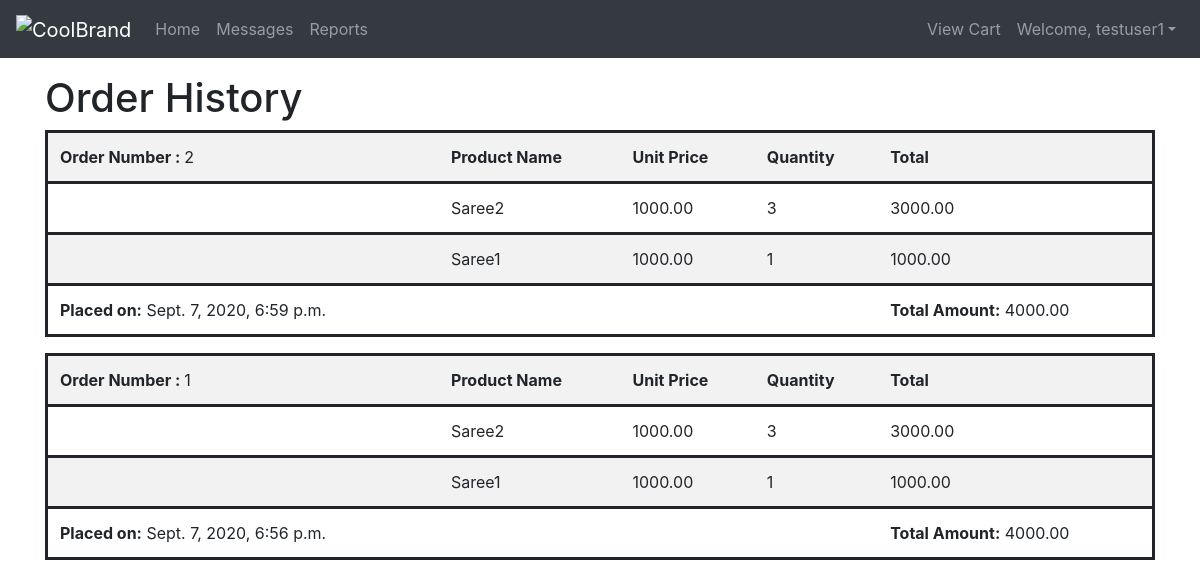
Page /order/order_list/ (signed in) on the earlier database version.
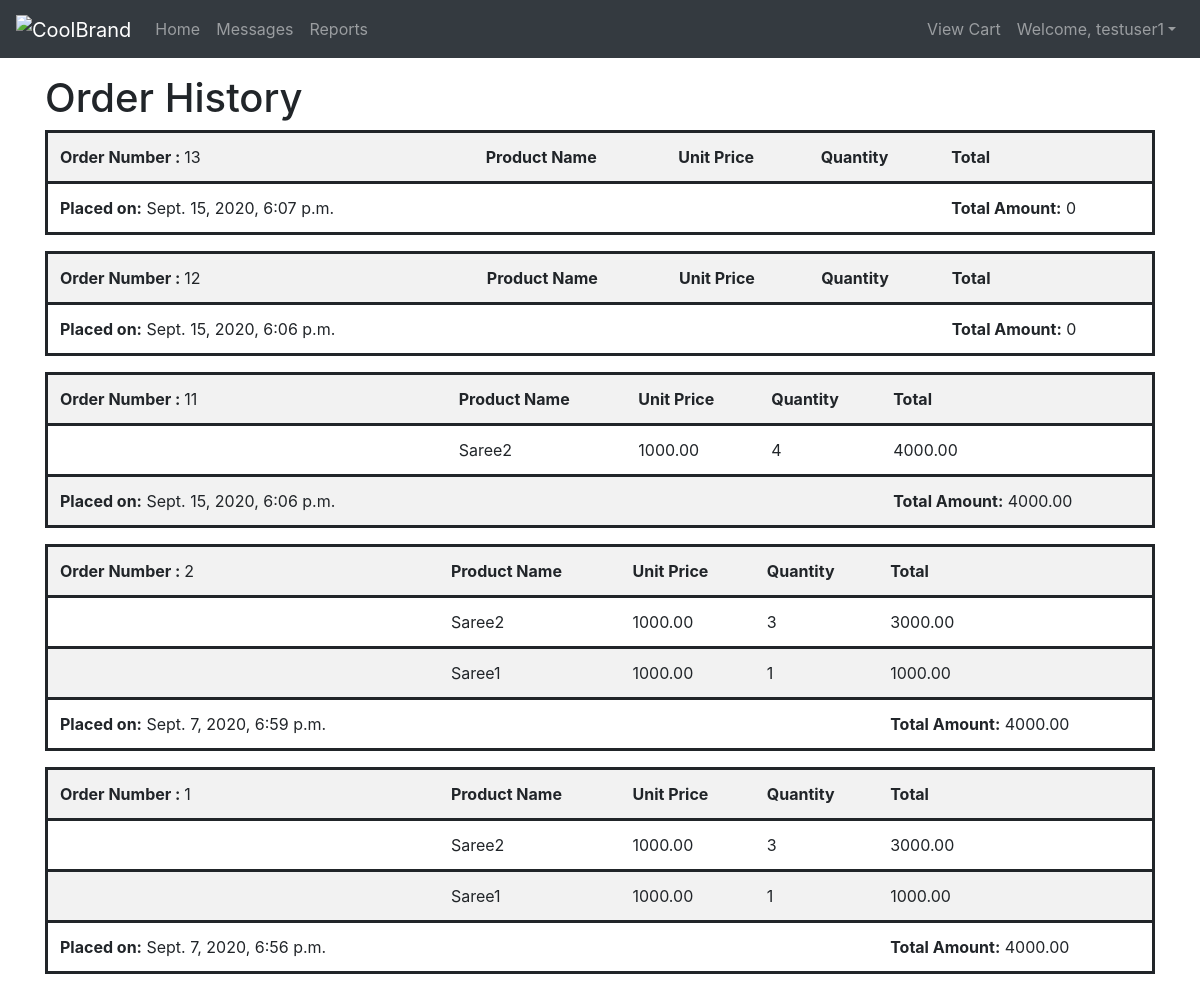
Same page on the later database version.
### accounts/models.py (models this page shows, shortened)
class Account(AbstractBaseUser, PermissionsMixin):
    email = models.EmailField(unique=True)
    name = models.CharField(max_length=150)
    phone = models.CharField(max_length=50,unique=True)
    is_staff = models.BooleanField(default=False)
    is_active = models.BooleanField(default=True)
    date_joined = models.DateTimeField(default=timezone.now)
    last_login = models.DateTimeField(null=True)
    objects = AccountManager()
    USERNAME_FIELD = 'email'
    REQUIRED_FIELDS = ['name', 'phone']

### order/models.py (models this page shows, shortened)
class Order(models.Model):
    name = models.CharField(max_length=256)
    phone = models.CharField(max_length=50)
    email = models.EmailField()
    address1 = models.CharField(max_length=250)
    address2 = models.CharField(max_length=250)
    postal_code = models.CharField(max_length=20)
    city = models.CharField(max_length=100)
    state = models.CharField(max_length=100,choices=states,default='')
    created = models.DateTimeField(auto_now_add=True)
    updated = models.DateTimeField(auto_now=True)
    paid = models.BooleanField(default=False)
    class Meta:
        ordering = ('-created',)
    def get_total_cost(self):
        return sum(item.get_cost() for item in self.items.all())

class OrderItem(models.Model):
    order = models.ForeignKey(Order, related_name='items',on_delete = models.CASCADE)
    product = models.ForeignKey(Product,
                                related_name='order_items',on_delete = models.CASCADE)
    price = models.DecimalField(max_digits=10, decimal_places=2)
    quantity = models.PositiveIntegerField(default=1)
    def get_cost(self):
        return self.price * self.quantity

### products/models.py (models this page shows, shortened)
class Product(models.Model):
    title = models.CharField(max_length=156)
    product_id = models.CharField(max_length=156, unique=True,default="")
    price = models.PositiveIntegerField()
    stock = models.PositiveIntegerField(default = 1)
    available = models.BooleanField(default=True)
    description = models.TextField()
    image1 = models.ImageField(upload_to='products/',default="")
    image2 = models.ImageField(upload_to='products/',default="")
    image3 = models.ImageField(upload_to='products/',default="")
    image4 = models.ImageField(upload_to='products/',default="")
    posted_at = models.DateTimeField(auto_now_add=True)
    slug = models.SlugField(allow_unicode=True,unique=True,)
    favorites = models.ManyToManyField(Account, related_name='favorites',default=None, blank=True)
    class Meta(): #shows the latest product at first
        ordering = ('-posted_at',)

### order/views.py (the view)
# urls.py: path('order_list/',views.OrderHistory.as_view(),name='order_list'),
class OrderHistory(LoginRequiredMixin, ListView):
    model = Order
    template_name = 'order/order_list.html'
    def get_context_data(self, **kwargs):
        context = super(OrderHistory, self).get_context_data()
        context['order_details'] = Order.objects.filter(email=self.request.user.email)
        context['order_items'] = OrderItem.objects.all()
        return context

### order/templates/order/order_list.html
{% extends "base.html" %}
{% block bodyblock %}
<div class="order-history">
<h1>Order History</h1>
{% for order in order_details %}
<table class="table table-striped">
  <tr style="border:solid;">
    <td><strong>Order Number : </strong>{{order.id}}</td>
    <td colspan=""><strong>Product Name</strong></td>
    <td><strong>Unit Price</strong></td>
    <td><strong>Quantity</strong></td>
    <td><strong>Total</strong></td>
  {% for item in order.items.all  %}
    <tr style="border:solid;">
      <td> {{item.image}} </td>
      <td> {{item.product.title}} </td>
      <td> {{item.price}} </td>
      <td> {{item.quantity}} </td>
      <td> {{item.get_cost}} </td>
    </tr>
  {% endfor %}
    <tr style="border:solid;">
    <td><strong>Placed on:</strong> {{order.created}}</td>
    <td colspan="3"></td>
    <td><strong>Total Amount:</strong> {{order.get_total_cost}}</td>
    </tr>
</tr>
</table>
{% endfor %}
</div>
{% endblock bodyblock %}

### templates/base.html (shortened to what this page needs)
<!DOCTYPE html>
<html lang="en">
<head>
    <link rel="stylesheet" href="https://stackpath.bootstrapcdn.com/bootstrap/4.5.2/css/bootstrap.min.css">
</head>
<body>
  <div class="">
      <div class="bs-example">
        <nav class="navbar navbar-expand-md navbar-dark bg-dark">
            <a href="#" class="navbar-brand">
                <img src="/examples/images/logo.svg" height="28" alt="CoolBrand">
            </a>
            <div class="collapse navbar-collapse" id="navbarCollapse">
                <div class="navbar-nav">
                    <a href="{% url 'products:list' %} " class="nav-item nav-link">Home</a>
                    <a href="#" class="nav-item nav-link">Messages</a>
                    <a href="#" class="nav-item nav-link">Reports</a>
                </div>
                <div class="navbar-nav ml-auto">
                  {% if user.is_authenticated %}
                  <div id="navbarCollapse" class="collapse navbar-collapse">
                    <ul class="nav navbar-nav ml-auto">
                      <a href="{% url 'cart:cart_detail' %}" class="nav-item nav-link">View Cart</a>
                      <li class="nav-item dropdown">
                      <a href="#" class="nav-link dropdown-toggle" data-toggle="dropdown">Welcome, {{user.name}}</a>
                    </li>
                  </ul>
                  {% else %}
                    <a href="{% url 'accounts:login' %}" class="nav-item nav-link">Login</a>
                    <a href="{% url 'accounts:register' %}" class="nav-item nav-link">Register</a>
                  </div>
                  {% endif %}
                </div>
            </div>
        </nav>
    </div>
      <div class="container">
        {% block bodyblock %}
        {% endblock %}
      </div>
</body>
</html>

Differences in the rows shown:
added Order: id "13", created "Sept. 15, 2020, 6:07 p.m.", get_total_cost "0"
added Order: id "12", created "Sept. 15, 2020, 6:06 p.m.", get_total_cost "0"
added Order: id "11", created "Sept. 15, 2020, 6:06 p.m.", get_total_cost "4000.00"
added OrderItem: product "Saree2", price "1000.00", quantity "4", get_cost "4000.00", shown under "11"
